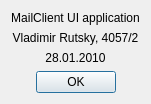
<?xml version="1.0" encoding="UTF-8"?>
<ui version="4.0">
 <class>AboutDialog</class>
 <widget class="QDialog" name="AboutDialog">
  <property name="windowModality">
   <enum>Qt::ApplicationModal</enum>
  </property>
  <property name="geometry">
   <rect>
    <x>0</x>
    <y>0</y>
    <width>133</width>
    <height>102</height>
   </rect>
  </property>
  <property name="windowTitle">
   <string>About...</string>
  </property>
  <property name="styleSheet">
   <string notr="true"/>
  </property>
  <property name="modal">
   <bool>true</bool>
  </property>
  <layout class="QGridLayout" name="gridLayout">
   <item row="0" column="0">
    <layout class="QVBoxLayout" name="verticalLayout">
     <item>
      <widget class="QLabel" name="label">
       <property name="text">
        <string>MailClient UI application</string>
       </property>
       <property name="alignment">
        <set>Qt::AlignCenter</set>
       </property>
      </widget>
     </item>
     <item>
      <widget class="QLabel" name="label_2">
       <property name="text">
        <string>Vladimir Rutsky, 4057/2</string>
       </property>
       <property name="alignment">
        <set>Qt::AlignCenter</set>
       </property>
      </widget>
     </item>
     <item>
      <widget class="QLabel" name="label_3">
       <property name="text">
        <string>28.01.2010</string>
       </property>
       <property name="alignment">
        <set>Qt::AlignCenter</set>
       </property>
      </widget>
     </item>
    </layout>
   </item>
   <item row="1" column="0">
    <widget class="QDialogButtonBox" name="buttonBox">
     <property name="orientation">
      <enum>Qt::Horizontal</enum>
     </property>
     <property name="standardButtons">
      <set>QDialogButtonBox::Ok</set>
     </property>
     <property name="centerButtons">
      <bool>true</bool>
     </property>
    </widget>
   </item>
  </layout>
 </widget>
 <resources/>
 <connections>
  <connection>
   <sender>buttonBox</sender>
   <signal>accepted()</signal>
   <receiver>AboutDialog</receiver>
   <slot>close()</slot>
   <hints>
    <hint type="sourcelabel">
     <x>248</x>
     <y>254</y>
    </hint>
    <hint type="destinationlabel">
     <x>157</x>
     <y>274</y>
    </hint>
   </hints>
  </connection>
 </connections>
</ui>
